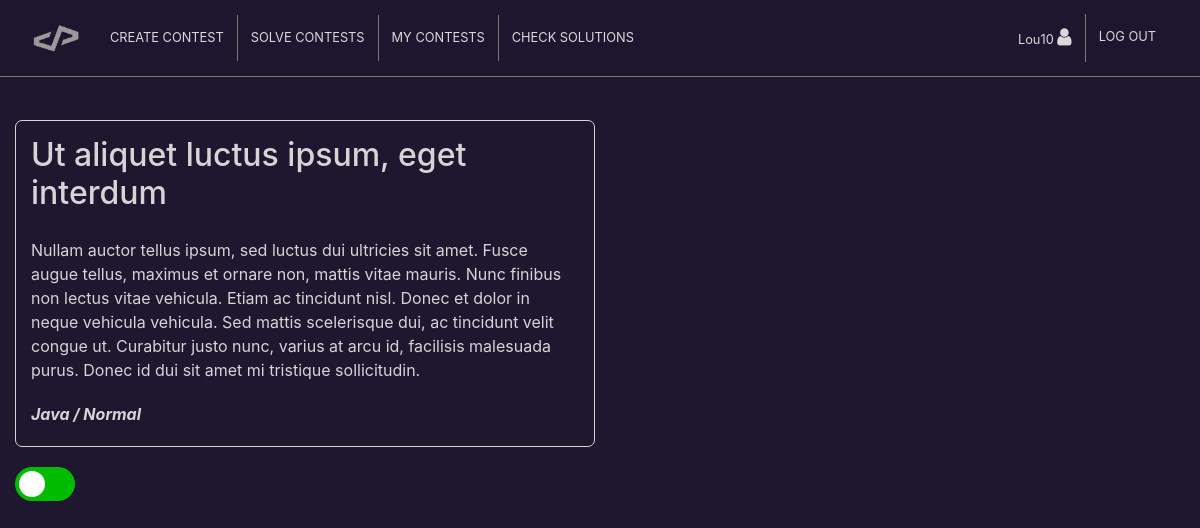
Page /solutions.php?c=9 (signed in) on the committed database.
### tables this page shows
CREATE TABLE IF NOT EXISTS `contests` (
  `id_contest` int(9) NOT NULL AUTO_INCREMENT,
  `title` varchar(40) NOT NULL,
  `description` varchar(1024) DEFAULT NULL,
  `language` varchar(15) NOT NULL,
  `difficulty` varchar(6) NOT NULL,
  `isclosed` tinyint(1) NOT NULL,
  `id_user` int(9) NOT NULL,
  PRIMARY KEY (`id_contest`),
  KEY `id_user` (`id_user`)
);

### assets/php/solutions_p.php (the view, shortened to what this page needs)
<?php
function showUserContest($connection, $idUser, $idContest)
{
	$sql = "SELECT *
			FROM contests
			WHERE id_user = $idUser AND id_contest = $idContest";
	$result = mysqli_query($connection, $sql) or die(mysqli_error($connection));
	$record = mysqli_fetch_array($result, MYSQLI_ASSOC);
	$isclosed = $record['isclosed'] == 1 ? "checked" : "";
	echo "		<div id=\"sorted-contest-descript\" class=\"description\">
					<h1>{$record['title']}</h1>
					<p>{$record['description']}</p>
					<p>{$record['language']} / {$record['difficulty']}</p>
					<p id=\"contest-id\" hidden>{$record['id_contest']}</p>
				</div>
				<label class=\"switch\">
  				<input type=\"checkbox\" {$isclosed} id=\"isclosed-cb\">
 			 	<span class=\"slider round\"></span>
				</label>
			";
	return true;
}

### assets/css/styles.css (style rules this page uses)
body { background-color: #1f1730; padding: 100px 0 30px 0; }
p { color: #d5d5d5; margin: 0; padding: 0; }
.description { color: #d5d5d5; width: 100%; padding: 15px 15px 0 15px; border: 1px solid #d5d5d5; border-radius: 7px; font-size: 1em; margin-bottom: 20px; overflow: auto; max-height: 600px; }
.description h1 { font-size: 2em; margin-bottom: 25px; }
.description p { margin-bottom: 20px; }
.description p+p { font-style: italic; font-weight: 700; }
.switch { position: relative; display: inline-block; width: 60px; height: 34px; }
.slider { position: absolute; cursor: pointer; top: 0; left: 0; right: 0; bottom: 0; background-color: #0b0; -webkit-transition: .4s; transition: .4s; }
.slider:before { position: absolute; content: ""; height: 26px; width: 26px; left: 4px; bottom: 4px; background-color: #fff; -webkit-transition: .4s; transition: .4s; }
.slider.round { border-radius: 34px; }
.slider.round:before { border-radius: 50%; }

### rows in the picture
contests: title "Ut aliquet luctus ipsum, eget interdum", description "Nullam auctor tellus ipsum, sed luctus dui ultricies sit amet. Fusce augue tellus, maximus et ornare non, mattis vitae mauris. Nunc finibus non lectus vitae vehicula. Etiam ac tincidunt nisl. Donec et dolor in neque vehicula vehicula. Sed mattis scelerisque dui, ac tincidunt velit congue ut. Curabitur justo nunc, varius at arcu id, facilisis malesuada purus. Donec id dui sit amet mi tristique sollicitudin.", language "Java", difficulty "Normal"

### other values in the picture
$_SESSION['username'] "Lou10"
